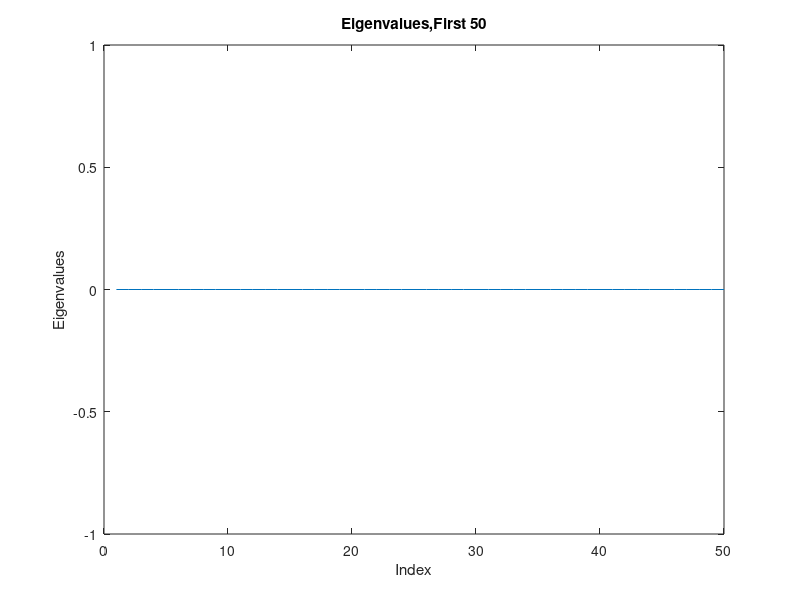
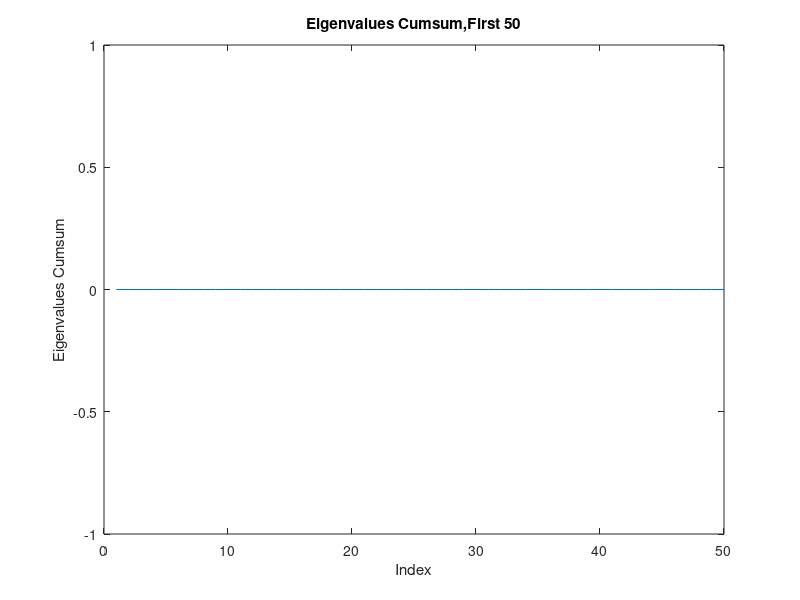

These charts were generated, in order, by the following MATLAB code:
clc;clear;
% prepare the data for face recognition
train_dir = 'J:\ECE3093 Optimisation Estimation and Numerical Methods\Assignments\Assignment 1\eigenfaces\Train'; % change this to wherever the unzipped Face Recognition\Train folder has been saved
img_dir = dir(fullfile(train_dir, '*.jpg'));
img_num = length(img_dir);
person_num = img_num; % each person has one image, so #persons = #images

traindata = zeros(img_num, 28*34); % #images = img_num, image size = 28*34.
correct_rate= zeros(0,952);
% read all images into the matrix traindata:
for i=1:img_num
    img = imread(fullfile(train_dir, img_dir(i).name));
    img = double(img)/255; % normalize to double in [0,1]
    traindata(i,:) = img(:);
end

% train eigenface:
[eigenV,SCORE,LATENT] = princomp(traindata); % alternatively could be done using the svd(traindata) function
% eigenV: eigen vectors.
% SCORE: projection vectors of training data on the eigen vectors.
% LATENT: eigenvalues

%The eigenvalues plot
figure(1)
plot(LATENT(1:50))
xlabel('Index');
ylabel('Eigenvalues');
title('Eigenvalues,First 50');

%The cumulative sum of eigenvalues and plot
cumLATENT=cumsum(LATENT);
figure(2)
plot(cumLATENT(1:50))
xlabel('Index');
ylabel('Eigenvalues Cumsum');
title('Eigenvalues Cumsum,First 50');



for loop = 1:952
pc_num = loop; % suppose we keep the first 10 Principal Components:
eigenfaces = eigenV(:, 1:pc_num);
gallery = SCORE(:, 1:pc_num);
%figure(3)
%montage(eigenfaces)


% test:
test_dir = 'J:\ECE3093 Optimisation Estimation and Numerical Methods\Assignments\Assignment 1\eigenfaces\Test'; % change this to wherever the unzipped Face Recognition\Test folder has been saved
img_dir = dir(fullfile(test_dir, '*.jpg'));
img_num = length(img_dir);

testdata = zeros(img_num, 28*34); % # images = img_num, image size = 28*34.

for i=1:img_num
    img = imread(fullfile(test_dir, img_dir(i).name));
    img = double(img)/255; % normalize to double in [0,1]
    testdata(i,:) = img(:);
end

% project onto the eigenfaces:
meanV = mean(traindata);
features = (testdata-repmat(meanV,size(testdata,1),1))*eigenfaces;

correct = 0; % counter for correct recognitions

for i=1:img_num
    f = features(i,:);
    dis = sum((repmat(f, person_num, 1) - gallery).^2, 2);%Calculate the distance between features and gallery
    [B, idx] = sort(dis);
    top3rank = idx(1:3); % see whether the correct match is in the top 3 ranked images
    if ismember(i, top3rank)
        correct = correct+1;
    end
end
correct_rate(loop) = correct/img_num;

end

%plot(correct_rate)
%title('Correct Rate')
%xlabel('Principle Component')
%ylabel('Correct Rate')


